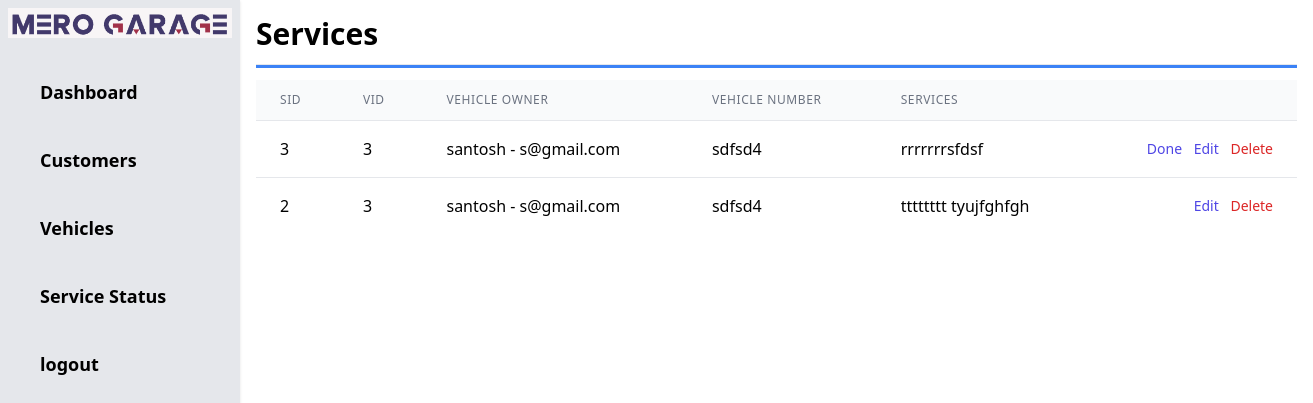
The page /admin/services.php on the database as committed earlier.
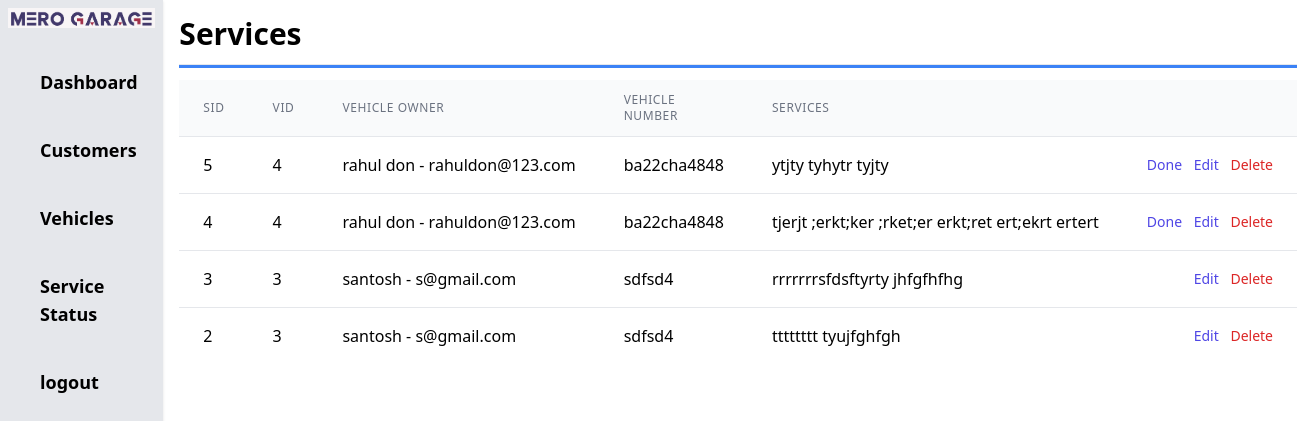
The same page on the database as committed later.
### tables this page shows
CREATE TABLE `services` (
  `sid` int(11) NOT NULL,
  `vid` int(11) NOT NULL,
  `sdescription` varchar(500) NOT NULL,
  `sstatus` varchar(10) NOT NULL,
  `supdate` datetime NOT NULL DEFAULT CURRENT_TIMESTAMP
);

CREATE TABLE `vehicles` (
  `vid` int(11) NOT NULL,
  `cid` int(50) NOT NULL,
  `cname` varchar(50) NOT NULL,
  `vname` varchar(100) NOT NULL,
  `vbrand` varchar(50) NOT NULL,
  `vnumber` varchar(50) NOT NULL,
  `vservice` varchar(1000) NOT NULL
);

### admin/services.php (the view, shortened to what this page needs)
<?php include 'header.php'; ?>
<?php
    $qry3 = "SELECT * FROM services ORDER BY sid DESC";
    include '../includes/dbconnection.php';
    $result3 = mysqli_query($conn, $qry3);
?>
<h1 class="text-3xl font-bold">Services</h1>
    <hr class="my-3 h-1 bg-blue-500">
        <div class="">
            <table class="min-w-full divide-y divide-gray-200">
                <thead class="bg-gray-50">
                    <tr>
                        <th scope="col"
                            class="px-6 py-3 text-left text-xs font-medium text-gray-500 uppercase tracking-wider">
                            SID</th>
                        <th scope="col"
                            class="px-6 py-3 text-left text-xs font-medium text-gray-500 uppercase tracking-wider">
                            VID</th>
                        <th scope="col"
                            class="px-6 py-3 text-left text-xs font-medium text-gray-500 uppercase tracking-wider">
                            Vehicle Owner</th>
                        <th scope="col"
                            class="px-6 py-3 text-left text-xs font-medium text-gray-500 uppercase tracking-wider">
                            Vehicle Number</th>
                        <th scope="col"
                            class="px-6 py-3 text-left text-xs font-medium text-gray-500 uppercase tracking-wider">
                            Services</th>
                        <th scope="col" class="relative px-6 py-3">
                        </th>
                    </tr>
                </thead>
                <tbody class="bg-white divide-y divide-gray-200">
                    <?php while($row3 = mysqli_fetch_assoc($result3)){  ?>
                        <?php
                        $vid = $row3['vid'];
                        $qry = "SELECT * FROM vehicles WHERE vid = '$vid'";
                        $result = mysqli_query($conn, $qry);
                        $row = mysqli_fetch_assoc($result)
                        ?>
                    <tr>
                        <td class="px-6 py-4 whitespace-nowrap"><?php echo $row3['sid'];?></td>
                        <td class="px-6 py-4 whitespace-nowrap"><?php echo $row3['vid'];?></td>
                        <td class="px-6 py-4 whitespace-nowrap"><?php echo $row['cname'];?></td>
                        <td class="px-6 py-4 whitespace-nowrap"><?php echo $row['vnumber'];?></td>
                        <td class="px-6 py-4 whitespace-nowrap"><?php echo $row3['sdescription'];?></td>
                        <td class="px-6 py-4 whitespace-nowrap text-right text-sm font-medium">
                            <?php if ($row3['sstatus'] != 'Done') { ?>
                                <a href="services.php?confirm_id=<?php echo $row3['sid'];?>" class="text-indigo-600 hover:text-indigo-900 mr-2" onclick="return confirm('Are you sure to mark this service as done?')">Done</a>
                            <?php } ?>
                                <a href="editservice.php?sid=<?php echo $row3['sid'];?>" class="text-indigo-600 hover:text-indigo-900 mr-2">Edit</a>
                                <a href="services.php?delete_id=<?php echo $row3['sid'];?>" class="text-red-600 hover:text-red-900">Delete</a>
                        </td>
                    </tr>
                    <?php } ?>
                </tbody>
            </table>
        </div>

Rows that differ between the two databases and show on the page:
added services: sid "5", vid "4", vid.cname "rahul don - rahuldon@123.com", vid.vnumber "ba22cha4848", sdescription "ytjty tyhytr tyjty"
added services: sid "4", vid "4", vid.cname "rahul don - rahuldon@123.com", vid.vnumber "ba22cha4848", sdescription "tjerjt ;erkt;ker ;rket;er erkt;ret ert;ekrt ertert"
changed services id 3: sdescription "rrrrrrrsfdsf" → "rrrrrrrsfdsftyrty jhfgfhfhg"; no longer shows "Done"
